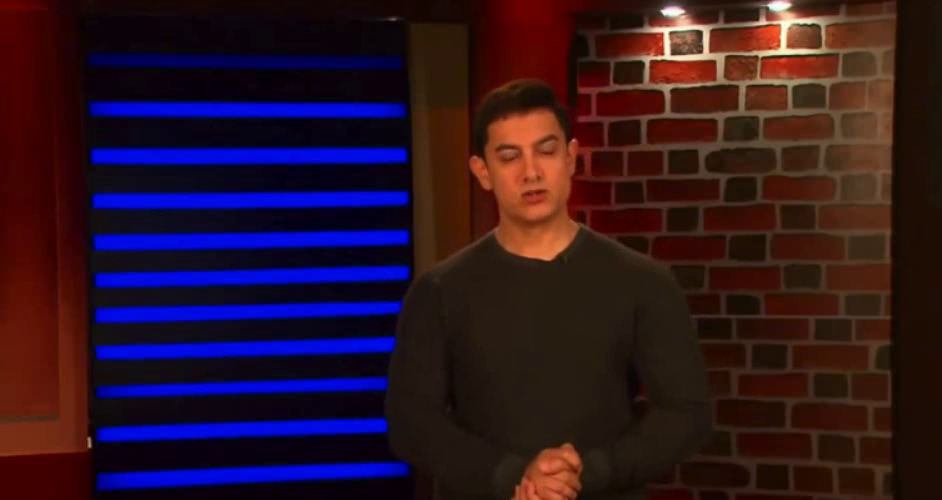
#> input picture frame 46 of videos/id0_0000.mp4, 942 x 500 px
$ python main.py
#> lines starting #> are read from the running program, lines starting #| are printed output that depends on the picture
### preprocessing.py
import os
import cv2
import numpy as np

faceCascade = cv2.CascadeClassifier("haarcascades/haarcascade_frontalface_default.xml")

# Read in and simultaneously preprocess video
def read_video(video_path):

#> called with video_path = 'videos/id0_0000.mp4'
    folder_path = os.path.dirname(video_path)
    videoname = os.path.splitext(os.path.basename(video_path))[0]

    frames_folder = os.path.join(folder_path, f"{videoname}_frames")
    frames_folder_temp = os.path.join(folder_path, f"{videoname}_frames_temp")

    cap = cv2.VideoCapture(video_path)
    fps = int(cap.get(cv2.CAP_PROP_FPS))

    video_frames = []

    face_rects = ()

    while cap.isOpened():
        ret, img = cap.read()
#> img is the input picture: shape (500, 942, 3); mean B, G, R 36.7, 20.8, 44.5
        if not ret:
            break
        gray = cv2.cvtColor(img, cv2.COLOR_RGB2GRAY)
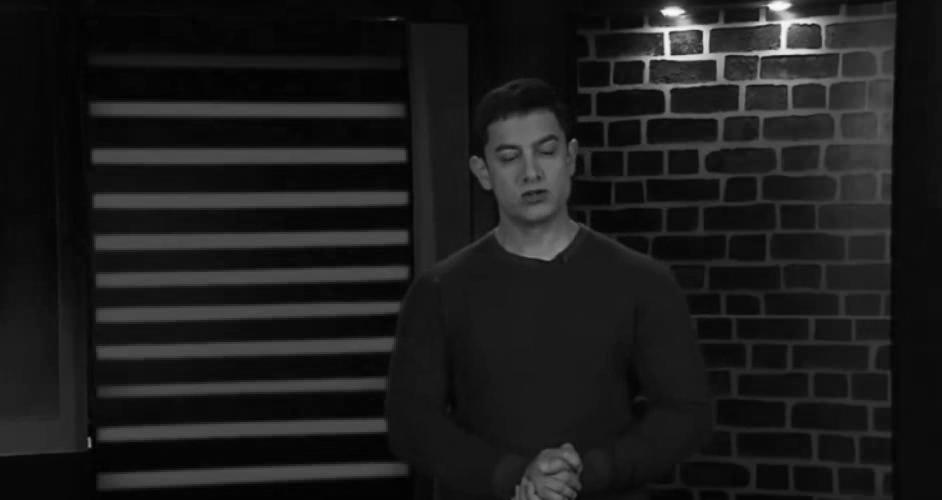
#> gray: shape (500, 942); min 1, max 252, mean 28.3
        roi_frame = img

        # Detect face
        face_rects = faceCascade.detectMultiScale(gray, 1.1, 4)
#> face_rects = [[474, 111, 108, 108]]

        # Select ROI
        if len(face_rects) > 0:
            for (x, y, w, h) in face_rects:
                roi_frame = img[y:y + h, x:x + w]
#> this loop made 1 pass
#> pass 1, in read_video, `roi_frame = img[y:y + h, x:x + w]`:
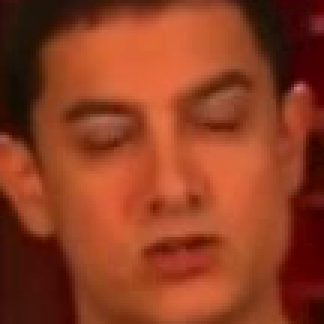
#> roi_frame: shape (108, 108, 3) (shown 3 times larger); mean B, G, R 33.8, 61.4, 142.9
            if roi_frame.size != img.size:
                roi_frame = cv2.resize(roi_frame, (36, 36))
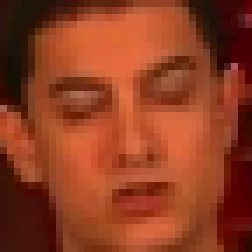
#> roi_frame: shape (36, 36, 3) (shown 7 times larger); mean B, G, R 33.9, 61.5, 143
                frame = np.ndarray(shape=roi_frame.shape, dtype="float")
                frame[:] = roi_frame * (1. / 255)
                video_frames.append(frame)

    frame_ct = len(video_frames)
    cap.release()

    return video_frames, frame_ct, fps

### main.py
import cv2
import pyramids
import heartrate
import preprocessing
import eulerian

# Frequency range for Fast-Fourier Transform
freq_min = 1#0.6
freq_max = 1.8#4

# Preprocessing phase
print("Reading + preprocessing video...")
video_frames, frame_ct, fps = preprocessing.read_video("videos/id0_0000.mp4")

# Build Laplacian video pyramid
print("Building Laplacian video pyramid...")
lap_video = pyramids.build_video_pyramid(video_frames)

amplified_video_pyramid = []

for i, video in enumerate(lap_video):
    if i == 0 or i == len(lap_video)-1:
        continue

    # Eulerian magnification with temporal FFT filtering
    print("Running FFT and Eulerian magnification...")
    result, fft, frequencies = eulerian.fft_filter(video, freq_min, freq_max, fps)
    lap_video[i] += result

    # Calculate heart rate
    print("Calculating heart rate...")
    heart_rate = heartrate.find_heart_rate(fft, frequencies, freq_min, freq_max)

# Collapse laplacian pyramid to generate final video
print("Rebuilding final video...")
amplified_frames = pyramids.collapse_laplacian_video_pyramid(lap_video, frame_ct)

# Output heart rate and final video
print("Heart rate: ", heart_rate, "bpm")
print("Displaying final video...")

for frame in amplified_frames:
    cv2.imshow("frame", frame)
    cv2.waitKey(20)

$ run again, starting later in the video
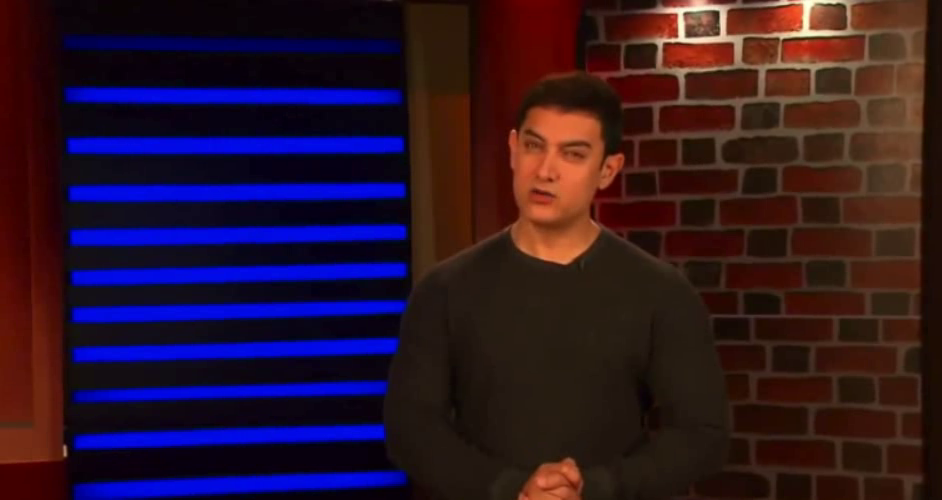
#> input picture frame 211 of videos/id0_0000.mp4, 942 x 500 px
#> in read_video, img is the input picture: shape (500, 942, 3); mean B, G, R 41, 21.6, 43.9
#> in read_video, `gray = cv2.cvtColor(img, cv2.COLOR_RGB2GRAY)`:
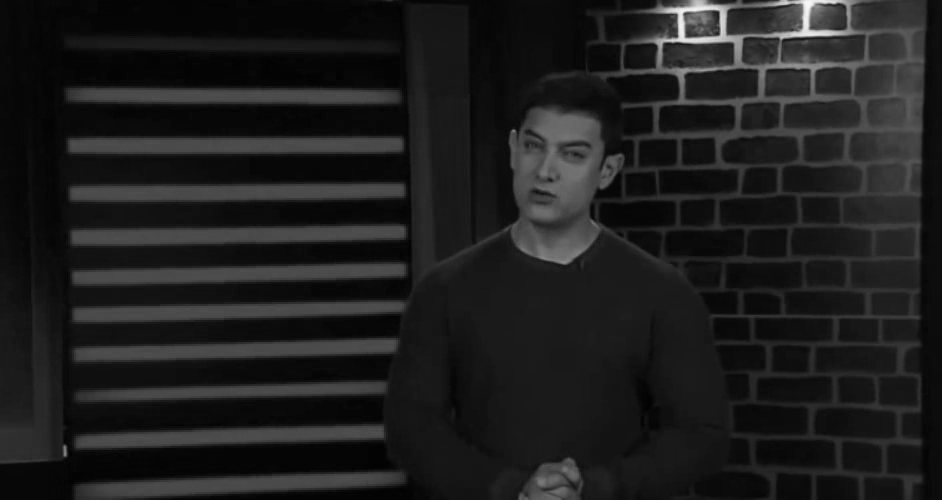
#> gray: shape (500, 942); min 1, max 247, mean 29.9
#> face_rects = [[498, 108, 109, 109]]
#> the loop in read_video, `for (x, y, w, h) in face_rects:` made 1 pass
#> in read_video, `roi_frame = cv2.resize(roi_frame, (36, 36))`:
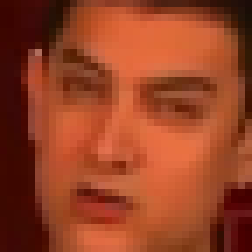
#> roi_frame: shape (36, 36, 3) (shown 7 times larger); mean B, G, R 36.5, 65.6, 150.3

$ run again, starting later in the video
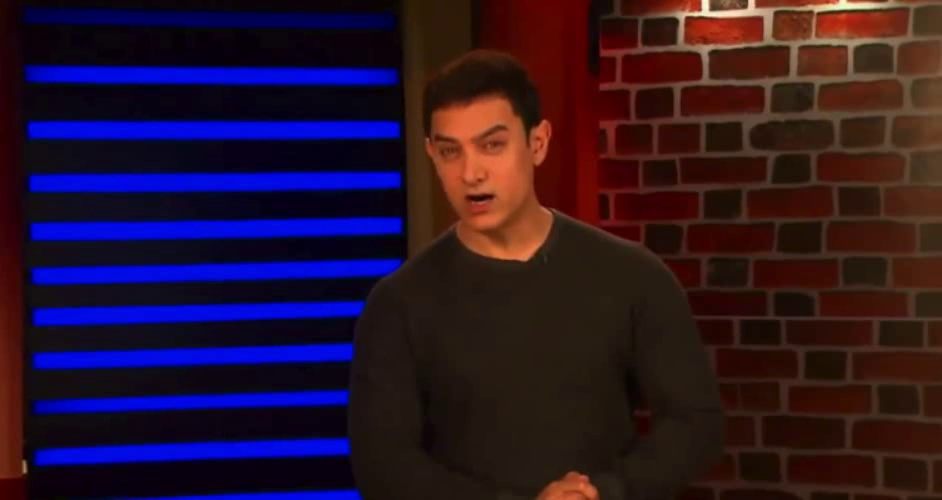
#> input picture frame 375 of videos/id0_0000.mp4, 942 x 500 px
#> in read_video, img is the input picture: shape (500, 942, 3); mean B, G, R 42.7, 20.4, 41.1
#> in read_video, `gray = cv2.cvtColor(img, cv2.COLOR_RGB2GRAY)`:
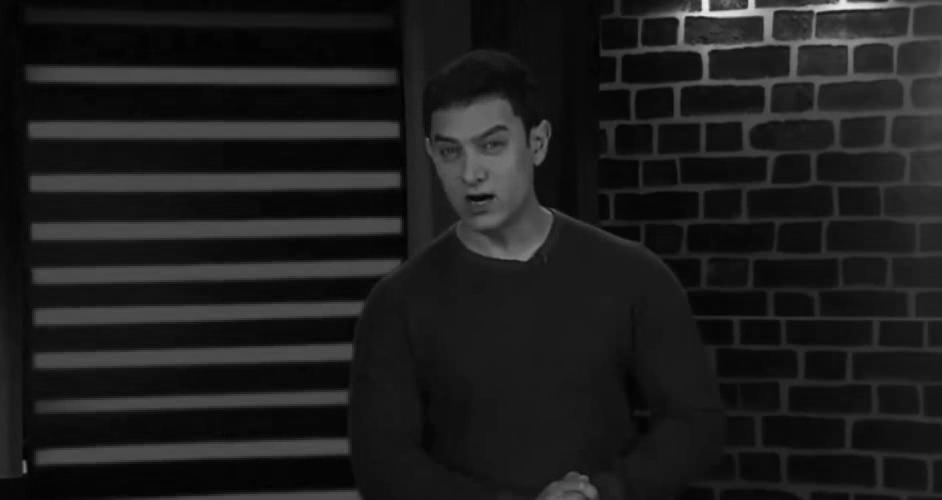
#> gray: shape (500, 942); min 1, max 238, mean 29.4
#> face_rects = [[412, 101, 119, 119]]
#> the loop in read_video, `for (x, y, w, h) in face_rects:` made 1 pass
#> in read_video, `roi_frame = cv2.resize(roi_frame, (36, 36))`:
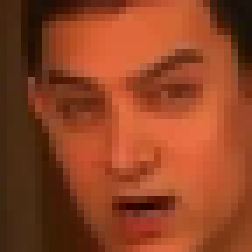
#> roi_frame: shape (36, 36, 3) (shown 7 times larger); mean B, G, R 36.1, 67.3, 144
